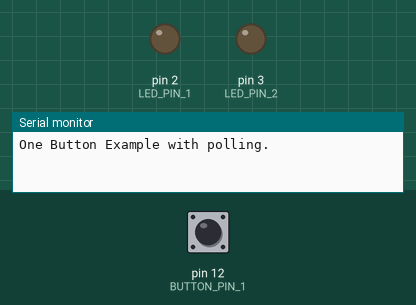
Simulated run of this sketch. Board: Arduino Uno, built with avr-gcc and run on an emulated ATmega328P. Shown: output pins drawn as LEDs (lit = HIGH), the last lines printed to the serial monitor. The test bench sets the inputs (shaded band); at power-on: pin 12 (BUTTON_PIN_1) HIGH.

Above: at 1.2 s.
1.3 s: pin 12 (BUTTON_PIN_1) pulled LOW for 0.15 s
At 2.7 s:
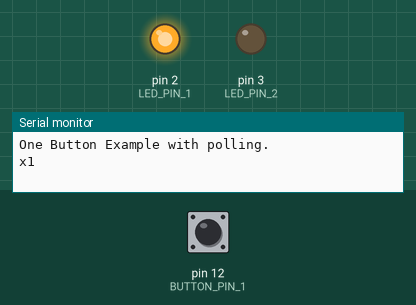
Timing chart, 0 to 4.3 s (numbered marks = the images above; inputs shaded):
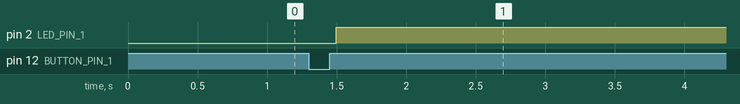

The sketch:

button_onebutton.ino
```cpp
#include <OneButton.h>

#define BUTTON_PIN_1 12
#define BUTTON_PIN_2 11

#define LED_PIN_1 2
#define LED_PIN_2 3

OneButton button1(
  BUTTON_PIN_1,
  true,
  true
);

OneButton button2(
  BUTTON_PIN_2,
  true,
  true
);

int ledState1 = LOW;
int ledState2 = LOW;

void setup() {
  Serial.begin(115200);
  Serial.println("One Button Example with polling.");
  pinMode(LED_PIN_1, OUTPUT);
  pinMode(LED_PIN_2, OUTPUT);
  digitalWrite(LED_PIN_1, ledState1);
  digitalWrite(LED_PIN_2, ledState2);
  button1.attachClick(click);
}

void loop() {
  // put your main code here, to run repeatedly:
  button1.tick();
}

void click() {
  Serial.println("x1");
  ledState1 = !ledState1; // reverse the LED
  digitalWrite(LED_PIN_1, ledState1);
}
```

Measured:
- after the input at 1.3 s, pin 2 (LED_PIN_1): LOW → HIGH after 0.20 s
